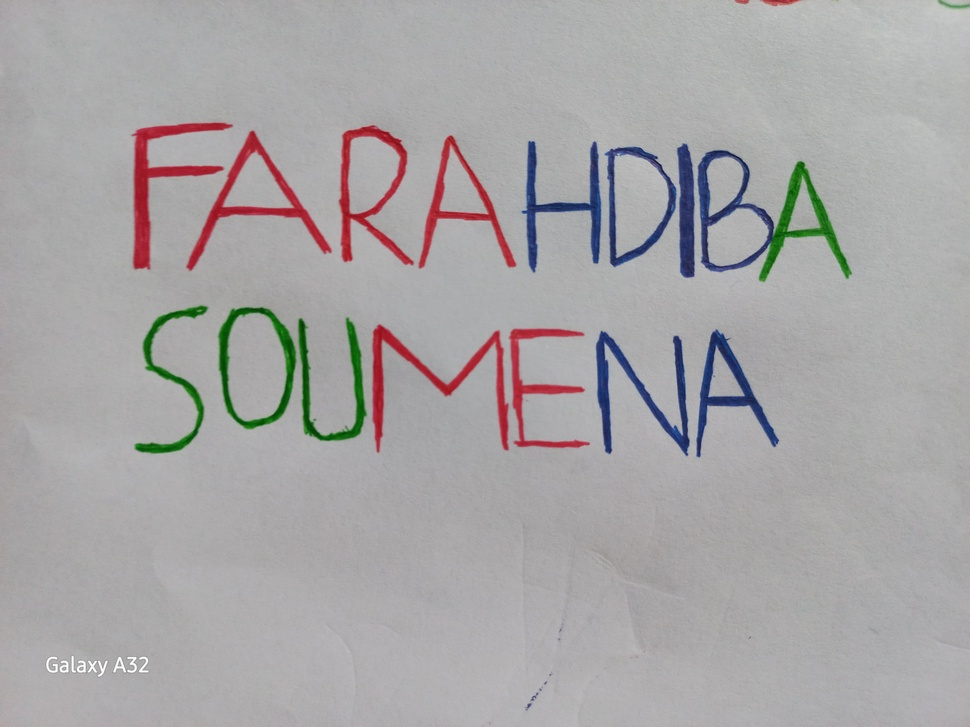
#> input picture UTSPCD.jpg, 970 x 727 px, shrunk from 4160 x 3120 before the run
$ jupyter execute --allow-errors 'UTS PCD_202231006.ipynb'   (shell and % lines are left out)
#> lines starting #> are read from the running program, lines starting #| are printed output that depends on the picture; after the words box and inside, x2 and y2 are one past the last pixel; in counts of white or black regions, pixels touching at a corner belong together
# IMPORT LIBRARY

[cell 1]
import cv2
import numpy as np
from matplotlib import pyplot as plt

[cell 2]
import cv2
import numpy as np
import matplotlib.pyplot as plt
import matplotlib.image as img

# IMPORT GAMBAR

[cell 3]
color_image = img.imread('UTSPCD.jpg')
#> color_image is the input picture: shape (727, 970, 3); mean R, G, B 167.7, 165.3, 166.2
plt.imshow(color_image)

# MENDETEKSI WARNA

[cell 4]
r = color_image[:, :, 0]
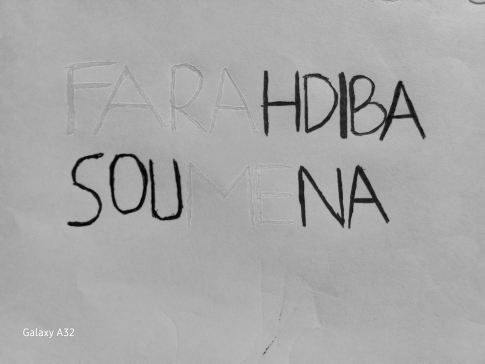
#> r: shape (727, 970) (shown at 1/2 size); min 0, max 255, mean 167.7
g = color_image[:, :, 1]
b = color_image[:, :, 2]
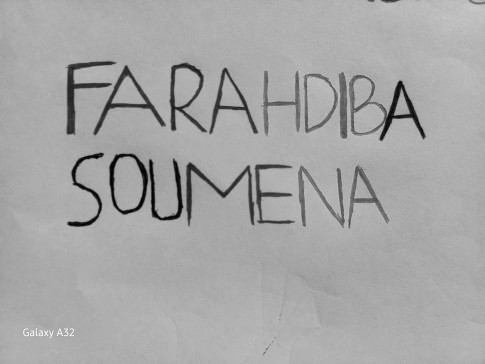
#> b: shape (727, 970) (shown at 1/2 size); min 0, max 255, mean 166.2

f, (c1, c2, c3, c4) = plt.subplots(1, 4, figsize = (20,10))

c1.set_title('Gambar Asli')
c1.imshow(color_image)
c1.axis('off')

c2.set_title('Merah')
c2.imshow(r, cmap="gray")
c2.axis('off')

c3.set_title('Hijau')
c3.imshow(g, cmap="gray")
c3.axis('off')

c4.set_title('Biru')
c4.imshow(b, cmap="gray")
c4.axis('off')
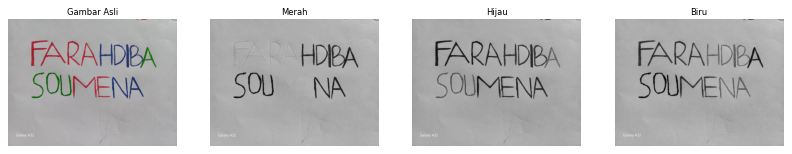
#> figure drawn by matplotlib, 4 panels

[cell 5]
plt.figure(figsize=(20, 5))

plt.subplot(141)
plt.title('Histogram Asli')
plt.hist(color_image.flatten(), bins=256, range=[0,256], color='gray')

plt.subplot(142)
plt.title('Histogram merah')
plt.hist(r.flatten(), bins=256, range=[0,256], color='r')

plt.subplot(143)
plt.title('Histogram hijau')
plt.hist(g.flatten(), bins=256, range=[0,256], color='g')

plt.subplot(144)
plt.title('Histogram hijau')
plt.hist(b.flatten(), bins=256, range=[0,256], color='b')

plt.show()
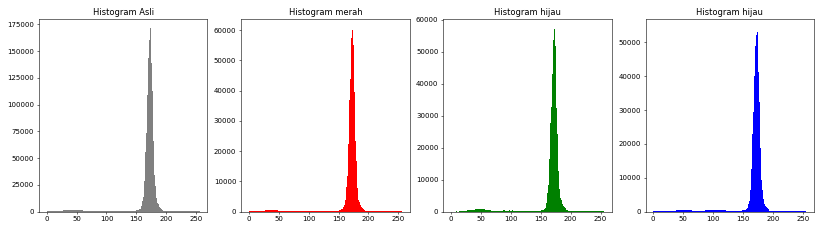
#> figure drawn by matplotlib, 4 panels; panel 1: tallest bar 171452 high, from x = 173 to 174; panel 2: tallest bar 60654 high, from x = 172 to 173; panel 3: tallest bar 57304 high, from x = 173 to 174; panel 4: tallest bar 54218 high, from x = 173 to 174

[cell 6]
color_image = cv2.cvtColor(color_image, cv2.COLOR_BGR2RGB)

[cell 7]
color_image = cv2.imread("UTSPCD.jpg")

# AMBANG BATAS

[cell 8]
# [5 lines left out: function display_image, not called in this run]

# Load gambar format HSV
hsv_image = cv2.imread('UTSPCD.jpg', cv2.IMREAD_COLOR)
hsv_image = cv2.cvtColor(hsv_image, cv2.COLOR_BGR2HSV)
#> hsv_image: shape (727, 970, 3); mean H, S, V 91.7, 13.2, 170.8

# Tentukan rentang untuk warna biru dalam HSV
lower_blue = np.array([100, 50, 50])    # Ambang bawah warna biru (dalam HSV)
upper_blue = np.array([130, 255, 255])  # Ambang atas warna biru (dalam HSV)

# membuat mask untuk menangkap piksel biru dalam rentang tersebut
blue_mask = cv2.inRange(hsv_image, lower_blue, upper_blue)
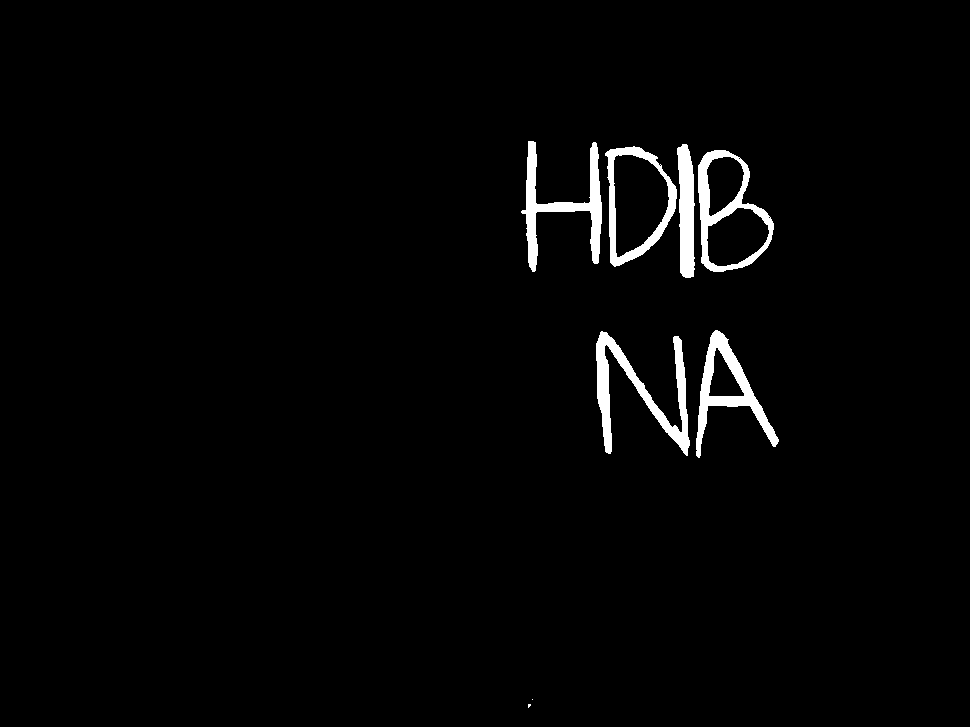
#> blue_mask: shape (727, 970); 2.1% white; 8 white regions (2 under 20 px), largest, box (x1, y1, x2, y2) and area: (596, 331, 690, 456) 3230, (521, 141, 602, 272) 2829, (696, 330, 779, 458) 2622, (698, 150, 774, 272) 2499, (605, 146, 677, 267) 2084, (677, 144, 695, 278) 1857

# membuatuat citra putih dengan ukuran yang sama dengan citra asli
#> (the rest of this cell did not finish here and is left out)

[cell 9]
def display_image(image, title="Image"):
    plt.imshow(cv2.cvtColor(image, cv2.COLOR_BGR2RGB))
    plt.title(title)
    plt.axis('off')
    plt.show()

# Load gambar  format HSV
hsv_image = cv2.imread('UTSPCD.jpg', cv2.IMREAD_COLOR)
hsv_image = cv2.cvtColor(hsv_image, cv2.COLOR_BGR2HSV)

# Tentukan rentang warna biru dalam HSV
lower_blue = np.array([100, 50, 50])    # Ambang bawah warna biru (dalam HSV)
upper_blue = np.array([130, 255, 255])  # Ambang atas warna biru (dalam HSV)

# Tentukan rentang warna merah dalam HSV
lower_red1 = np.array([0, 50, 50])      # Ambang bawah warna merah (dalam HSV)
upper_red1 = np.array([10, 255, 255])   # Ambang atas warna merah (dalam HSV)

lower_red2 = np.array([170, 50, 50])    # Ambang bawah warna merah (dalam HSV) untuk nilai yang melintasi 180
upper_red2 = np.array([180, 255, 255])  # Ambang atas warna merah (dalam HSV) untuk nilai yang melintasi 180

# Buat mask untuk menangkap piksel biru dan merah dalam rentang tersebut
blue_mask = cv2.inRange(hsv_image, lower_blue, upper_blue)
red_mask1 = cv2.inRange(hsv_image, lower_red1, upper_red1)
#> red_mask1: shape (727, 970); 0.04% white in thin lines or dots, all inside (x1, y1, x2, y2) = (133, 0, 800, 422)
red_mask2 = cv2.inRange(hsv_image, lower_red2, upper_red2)
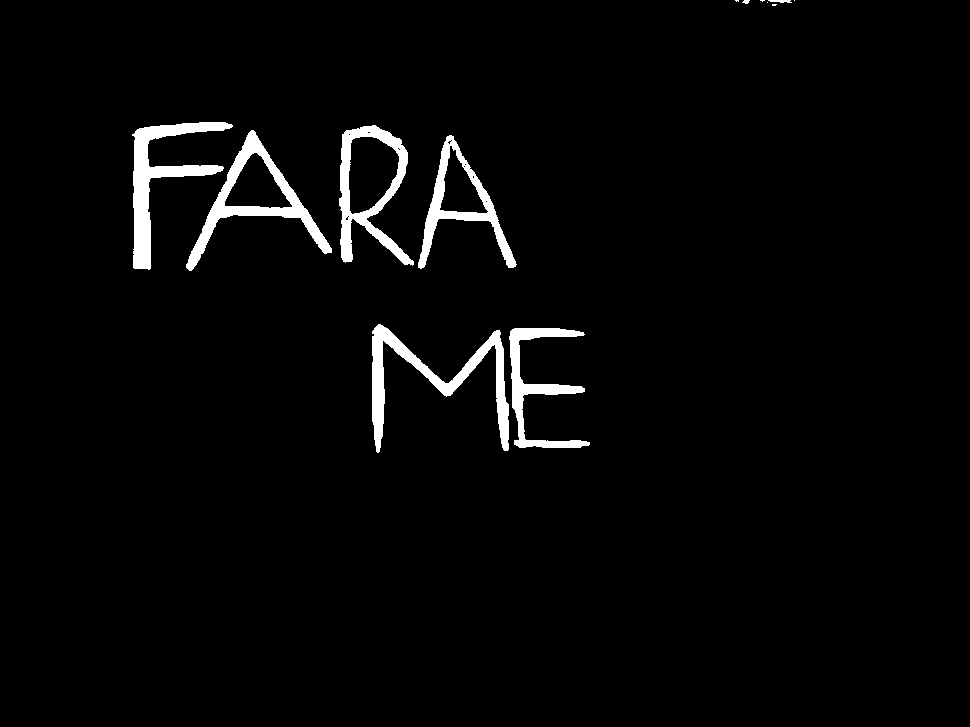
#> red_mask2: shape (727, 970); 2.9% white; 13 white regions (5 under 20 px), largest, box (x1, y1, x2, y2) and area: (372, 324, 509, 453) 3917, (132, 122, 233, 270) 3873, (186, 130, 332, 271) 3586

# Gabungkan mask biru dan merah
red_blue_mask = cv2.bitwise_or(red_mask1, red_mask2)
#> red_blue_mask: shape (727, 970); 2.9% white; 8 white regions, largest, box (x1, y1, x2, y2) and area: (372, 324, 509, 453) 3929, (132, 122, 233, 270) 3886, (186, 130, 332, 271) 3609
combined_mask = cv2.bitwise_or(blue_mask, red_blue_mask)

# Buat citra putih dengan ukuran yang sama dengan citra asli
white_image = np.full(hsv_image.shape, 255, dtype=np.uint8)

# Masking citra putih dengan masker gabungan untuk mendapatkan warna putih pada area biru dan merah
white_detected_image = cv2.bitwise_and(white_image, white_image, mask=combined_mask)
#> white_image: shape (727, 970, 3); every value is 255

display_image(white_detected_image, "Blue and Red to White")

[cell 10]
def display_image(image, title="Image"):
    plt.imshow(cv2.cvtColor(image, cv2.COLOR_BGR2RGB))
    plt.title(title)
    plt.axis('off')
    plt.show()

# Load gambar dalam format HSV
hsv_image = cv2.imread('UTSPCD.jpg', cv2.IMREAD_COLOR)
hsv_image = cv2.cvtColor(hsv_image, cv2.COLOR_BGR2HSV)

# Tentukan rentang warna biru dalam HSV
lower_blue = np.array([100, 50, 50])    # Ambang bawah warna biru (dalam HSV)
upper_blue = np.array([130, 255, 255])  # Ambang atas warna biru (dalam HSV)

# Tentukan rentang warna merah dalam HSV
lower_red1 = np.array([0, 50, 50])      # Ambang bawah warna merah (dalam HSV)
upper_red1 = np.array([10, 255, 255])   # Ambang atas warna merah (dalam HSV)

lower_red2 = np.array([170, 50, 50])    # Ambang bawah warna merah (dalam HSV) untuk nilai yang melintasi 180
upper_red2 = np.array([180, 255, 255])  # Ambang atas warna merah (dalam HSV) untuk nilai yang melintasi 180

# Tentukan rentang warna hijau dalam HSV
lower_green = np.array([50, 50, 50])     # Ambang bawah warna hijau (dalam HSV)
upper_green = np.array([80, 255, 255])   # Ambang atas warna hijau (dalam HSV)

# Buat mask untuk menangkap piksel biru, merah, dan hijau dalam rentang tersebut
blue_mask = cv2.inRange(hsv_image, lower_blue, upper_blue)
red_mask1 = cv2.inRange(hsv_image, lower_red1, upper_red1)
red_mask2 = cv2.inRange(hsv_image, lower_red2, upper_red2)
green_mask = cv2.inRange(hsv_image, lower_green, upper_green)
#> green_mask: shape (727, 970); 1.4% white; 5 white regions, box (x1, y1, x2, y2) and area: (759, 161, 852, 282) 2806, (218, 307, 297, 430) 2686, (298, 317, 367, 441) 2451, (134, 305, 208, 454) 2173, (939, 0, 970, 8) 99

# Gabungkan mask untuk biru, merah, dan hijau
red_blue_mask = cv2.bitwise_or(red_mask1, red_mask2)
combined_mask = cv2.bitwise_or(blue_mask, cv2.bitwise_or(red_blue_mask, green_mask))
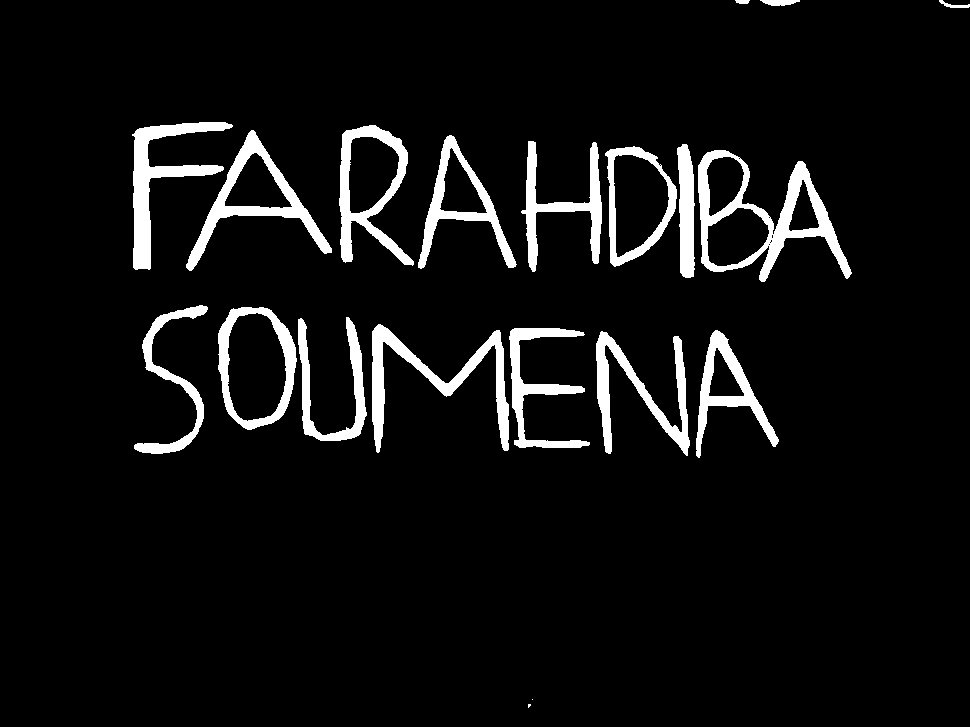
#> combined_mask: shape (727, 970); 6.5% white; 20 white regions (2 under 20 px), largest, box (x1, y1, x2, y2) and area: (698, 150, 852, 282) 5305, (372, 324, 509, 453) 3929, (132, 122, 233, 270) 3886

# Buat citra putih dengan ukuran yang sama dengan citra asli
white_image = np.full(hsv_image.shape, 255, dtype=np.uint8)

# Masking citra putih dengan masker gabungan untuk mendapatkan warna putih pada area biru, merah, dan hijau
white_detected_image = cv2.bitwise_and(white_image, white_image, mask=combined_mask)

display_image(white_detected_image, "Blue, Red, and Green to White")

[cell 11]
import cv2
import numpy as np
import matplotlib.pyplot as plt

def display_image(image, title="Image"):
    plt.imshow(cv2.cvtColor(image, cv2.COLOR_BGR2RGB))
    plt.title(title)
    plt.axis('off')
    plt.show()

# Load gambar dalam format HSV
hsv_image = cv2.imread('UTSPCD.jpg', cv2.IMREAD_COLOR)
hsv_image = cv2.cvtColor(hsv_image, cv2.COLOR_BGR2HSV)

# Tentukan rentang warna biru dalam HSV
lower_blue = np.array([100, 50, 50])    # Ambang bawah warna biru (dalam HSV)
upper_blue = np.array([130, 255, 255])  # Ambang atas warna biru (dalam HSV)

# Tentukan rentang warna merah dalam HSV
lower_red1 = np.array([0, 50, 50])      # bawah warna merah (dalam HSV)
upper_red1 = np.array([10, 255, 255])   # atas warna merah (dalam HSV)

lower_red2 = np.array([170, 50, 50])    # bawah warna merah (dalam HSV) untuk nilai yang melintasi 180
upper_red2 = np.array([180, 255, 255])  # atas warna merah (dalam HSV) untuk nilai yang melintasi 180

# Tentukan rentang warna hijau dalam HSV
lower_green = np.array([50, 50, 50])     #  bawah warna hijau (dalam HSV)
upper_green = np.array([80, 255, 255])   # atas warna hijau (dalam HSV)

# Buat mask untuk menangkap piksel biru, merah, dan hijau dalam rentang tersebut
blue_mask = cv2.inRange(hsv_image, lower_blue, upper_blue)
red_mask1 = cv2.inRange(hsv_image, lower_red1, upper_red1)
red_mask2 = cv2.inRange(hsv_image, lower_red2, upper_red2)
green_mask = cv2.inRange(hsv_image, lower_green, upper_green)

# Gabungkan mask untuk biru, merah, dan hijau
red_blue_mask = cv2.bitwise_or(red_mask1, red_mask2)
combined_mask = cv2.bitwise_or(blue_mask, cv2.bitwise_or(red_blue_mask, green_mask))

# Buat citra hitam dengan ukuran yang sama dengan citra asli
black_image = np.zeros_like(hsv_image, dtype=np.uint8)

# Masking citra hitam dengan masker gabungan untuk mendapatkan warna hitam pada area biru, merah, dan hijau
black_detected_image = cv2.bitwise_and(black_image, black_image, mask=combined_mask)
#> black_detected_image: shape (727, 970, 3); every value is 0

display_image(black_detected_image, "Black Background with Removed Blue, Red, and Green")

$ run again, with LOKASI.jpg copied over UTSPCD.jpg
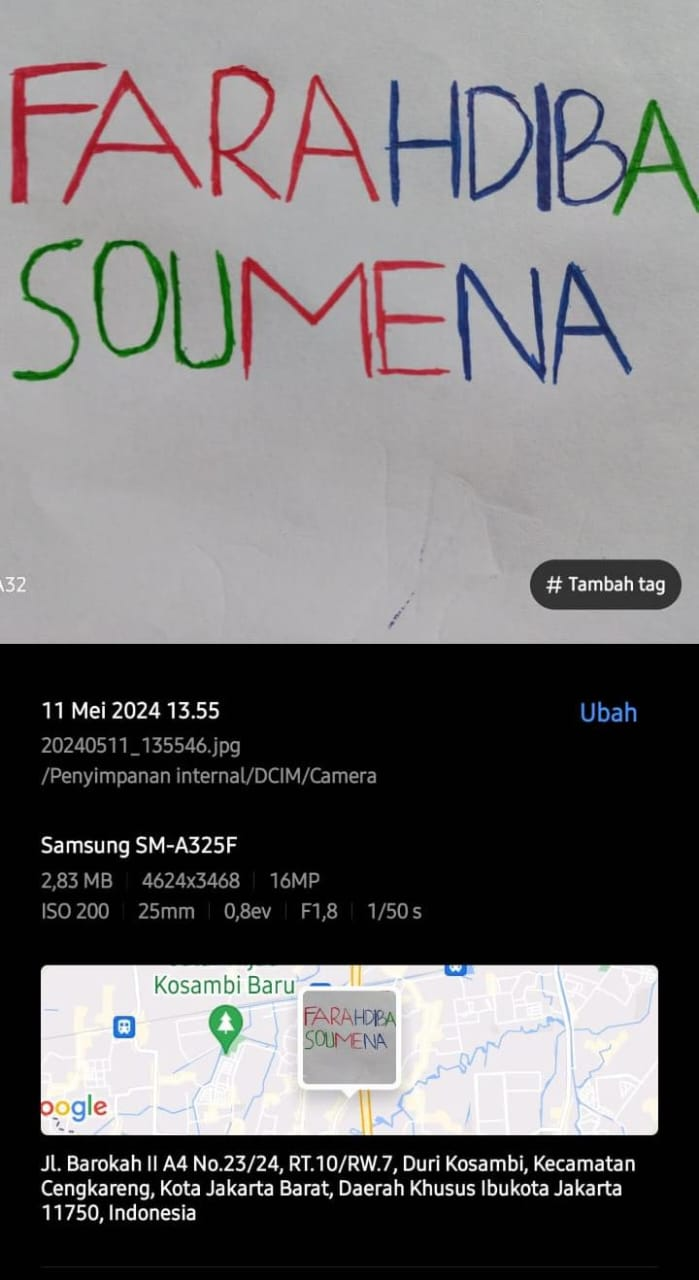
#> input picture LOKASI.jpg, 699 x 1280 px
#> color_image is the input picture: shape (1280, 699, 3); mean R, G, B 113.4, 111.6, 112.4
#> hsv_image: shape (1280, 699, 3); mean H, S, V 66.5, 12.8, 116.2
#> `blue_mask = cv2.inRange(hsv_image, lower_blue, upper_blue)`:
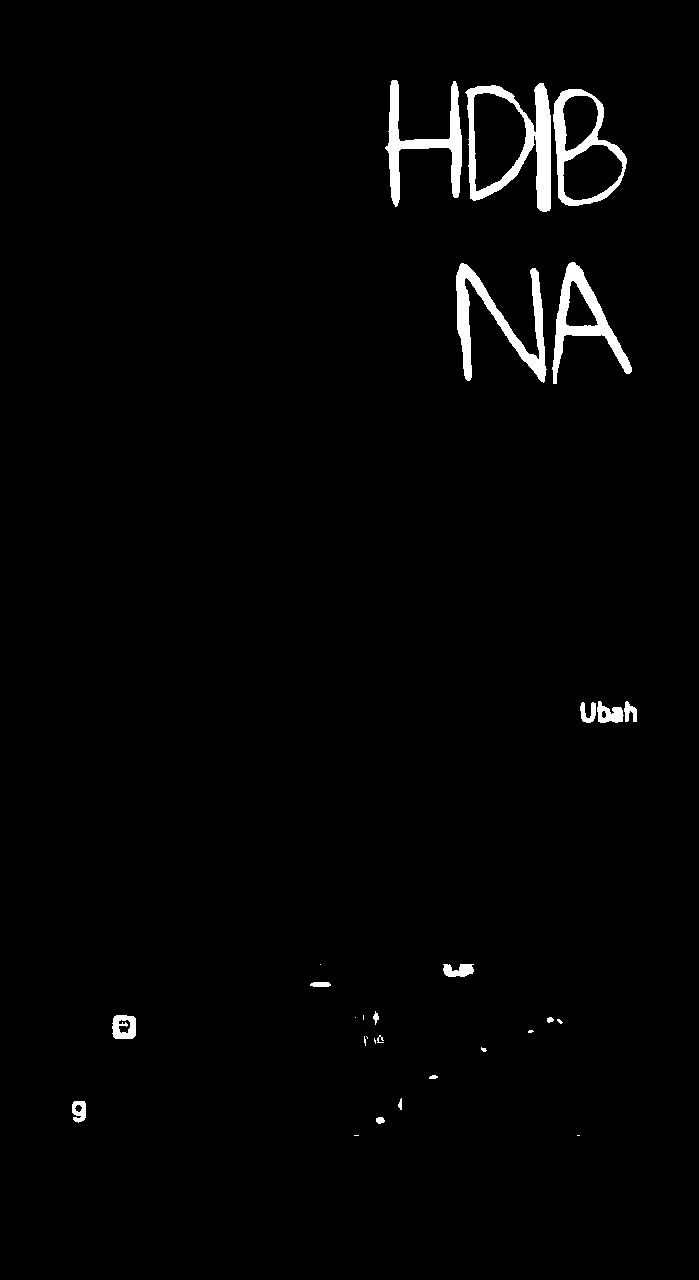
#> blue_mask: shape (1280, 699); 1.9% white; 29 white regions (11 under 20 px), largest, box (x1, y1, x2, y2) and area: (465, 83, 551, 212) 3785, (456, 263, 547, 383) 3151, (385, 80, 462, 207) 2723
#> red_mask1: shape (1280, 699); 0.08% white in thin lines or dots, all inside (x1, y1, x2, y2) = (10, 65, 442, 1116)
#> red_mask2: shape (1280, 699); 2.3% white; 17 white regions (7 under 20 px), largest, box (x1, y1, x2, y2) and area: (240, 256, 450, 380) 6751, (10, 61, 107, 205) 3940, (62, 69, 203, 205) 3677
#> red_blue_mask: shape (1280, 699); 2.4% white; 13 white regions (1 under 20 px), largest, box (x1, y1, x2, y2) and area: (240, 256, 450, 380) 6830, (10, 61, 107, 205) 3957, (62, 69, 203, 205) 3760
#> white_image: shape (1280, 699, 3); every value is 255
#> green_mask: shape (1280, 699); 1.3% white; 26 white regions (12 under 20 px), largest, box (x1, y1, x2, y2) and area: (93, 240, 236, 369) 5116, (613, 99, 699, 216) 2778, (12, 238, 83, 382) 2169
#> `combined_mask = cv2.bitwise_or(blue_mask, cv2.bitwise_or(red_blue_mask..`:
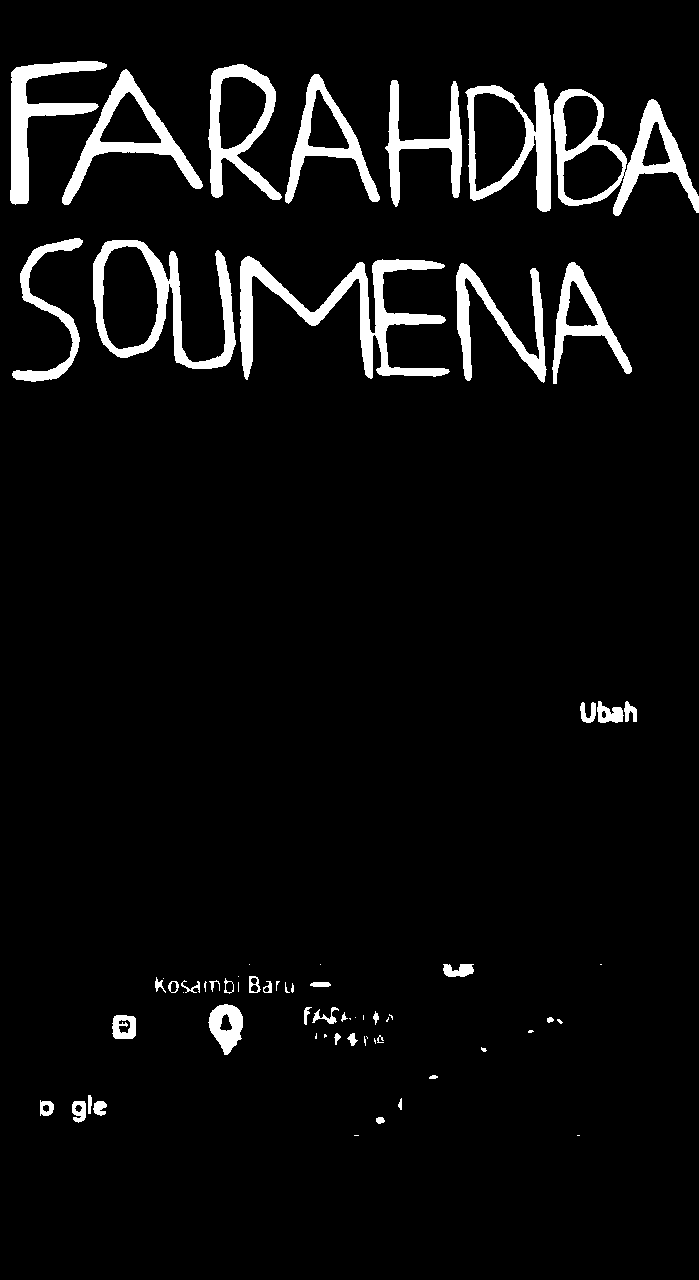
#> combined_mask: shape (1280, 699); 5.6% white; 67 white regions (24 under 20 px), largest, box (x1, y1, x2, y2) and area: (240, 256, 450, 380) 6830, (553, 89, 699, 216) 5134, (93, 240, 236, 369) 5116
#> black_detected_image: shape (1280, 699, 3); every value is 0
